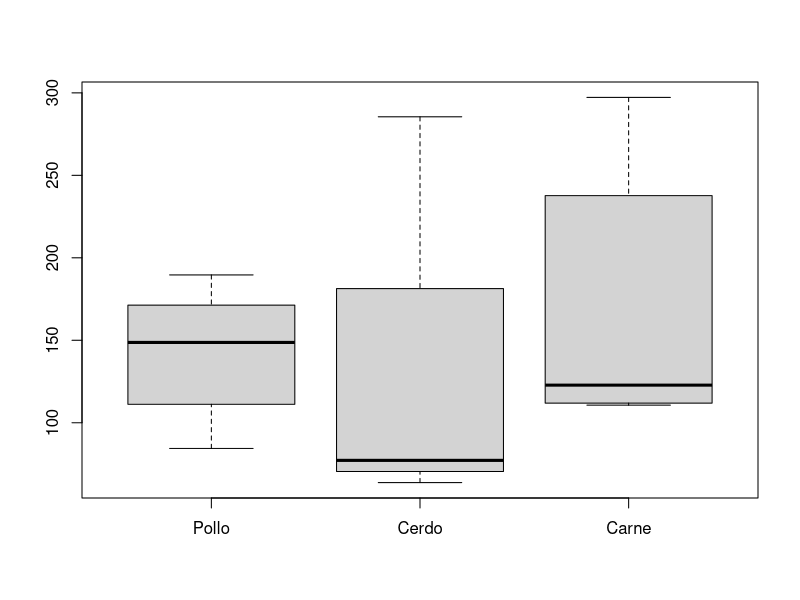

Here is the R script that generated this plot:
mercado = read.table("Mercado.txt", header = T)
# Se extraen las secciones de interes de la tabla
genero = as.vector(mercado$Sexo)
carnico = as.vector(mercado$Carnico)
edad = as.vector(mercado$Edad)
fruta = as.vector(mercado$Fruta)
consumo = as.vector(mercado$Consumo)

# PREGUNTA 2

F_consumo_carne = consumo [carnico == "Carne" & genero == "F" & fruta == "Cambur"]
summary(F_consumo_carne)

F_consumo_cerdo = consumo [carnico == "Cerdo" & genero == "F" & fruta == "Cambur"]
summary(F_consumo_cerdo)

F_consumo_pescado = consumo [carnico == "Pescado" & genero == "F" & fruta == "Cambur"]
summary(F_consumo_pescado)

F_consumo_pollo = consumo [carnico == "Pollo" & genero == "F" & fruta == "Cambur"]
summary(F_consumo_pollo)

boxplot(F_consumo_carne, F_consumo_cerdo, F_consumo_pollo,
        names = c("Pollo", "Cerdo", "Carne"))

# PREGUNTA 3

# Se filtran las variables para que quede una lista dado las comparaciones dadas
consumo_carne = carnico [genero == "M" & carnico == "Carne" & edad > 60]

# Se calcula la longitud del vector, que coincide con la cantidad buscada
cant_consumo_carne = length(consumo_carne)
